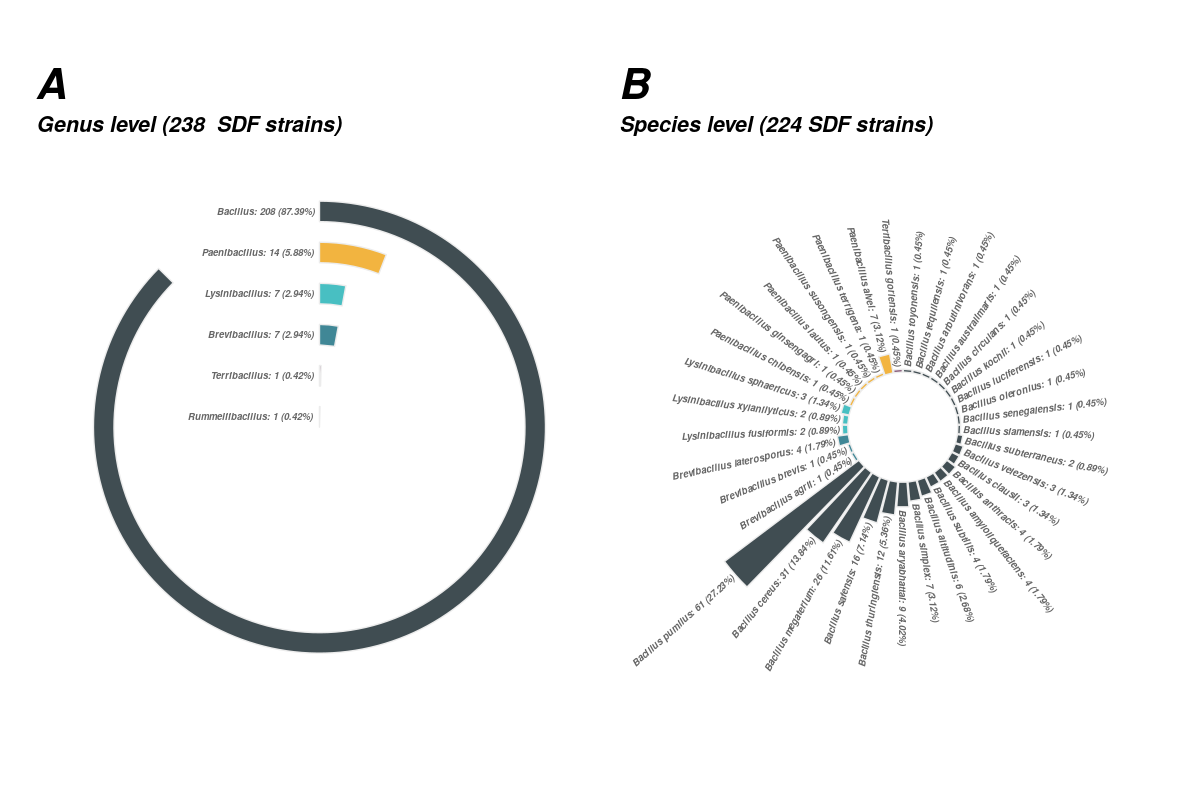

Reproduce this figure in R.
library(ggplot2)
library(readr)
library(dplyr)
library(ggpubr)
library(stringr)
######################################################
## Raw data load
######################################################
raw_data <- read_delim("Figure01_A_and_B.tsv", 
                       delim = "\t", escape_double = FALSE, 
                       trim_ws = TRUE)
######################################################
## Genera filtered data
######################################################
genera_df <- raw_data %>% group_by(Genera) %>% summarize(Number = sum(Number))
genera_df <- genera_df %>% mutate(Percentage = Number/sum(Number)*100)
genera_df$Percentage <- round(genera_df$Percentage, digits=2)
genera_df = genera_df %>% arrange(Genera, desc(Number))

#######################################################
## Species filtered data
#######################################################
species_df <- filter(raw_data, Level == "Species")
species_df <- species_df %>% mutate(Percentage = Number/sum(Number)*100)
species_df$Percentage <- round(species_df$Percentage, digits=2)
species_df = species_df %>% arrange(Genera, Number)
species_df$id <- seq(1, nrow(species_df))
number_of_bar <- nrow(species_df)
#substract 0.5 because the letter must have the angle of the center of the bars. Not extreme right(1) or extreme left (0)
angle <- 90 - 360 * (species_df$id-0.5) /number_of_bar 
species_df$hjust <- ifelse( angle < -90, 1, 0)
species_df$angle <- ifelse(angle < -90, angle+180, angle)
######################################################
## Colors palette
######################################################
my_palette = c("#001219", "#005F73", "#0BAAAD", "#EE9B00", "#FF5733", "#581845")

#######################################################
## Genera plot
#######################################################
genera_plot <- ggplot(genera_df, aes(x = reorder(Genera, Number), y = Number, fill = Genera)) + 
  geom_bar(
    width = 0.5, 
    stat="identity", 
    alpha = 0.75,
    color = "#ECECEC") +    
  coord_polar(theta = "y") +    
  xlab("") + 
  ylab("") +
  ylim(0, 238) + 
  geom_text(
    data = genera_df, 
    fontface="bold.italic",
    hjust = 1.05, 
    size = 2.5, 
    alpha = 0.6,
    aes(x = Genera, 
        y = 0, 
        label = paste0(Genera, ": ", Number, " (",Percentage, "%)"))
  ) +  
  scale_fill_manual(values = my_palette) + 
  theme_minimal() +
  labs(title = "A", subtitle = "Genus level (238  SDF strains)")+
  theme(
    legend.position = "none",
    # legend.position = c(1, .95),
    # legend.direction = "horizontal",
    # legend.text = element_text(face = "bold.italic", colour="#566573", size=8),
    legend.title = element_blank(),
    panel.grid.major = element_blank(),
    panel.grid.minor = element_blank(),          
    axis.line = element_blank(),
    axis.text.y = element_blank(),          
    axis.text.x = element_blank(), 
    #axis.ticks = element_blank(),
    plot.title = element_text(size=32, hjust=0, face = "bold.italic"),
    plot.subtitle = element_text(size=16, hjust=0, face = "bold.italic")
  )

######################################################
## Colors palette adjusted for items supressed in this dataset
######################################################
my_palette = c("#001219", "#005F73", "#0BAAAD", "#EE9B00", "#581845")
#####################################################
## Species plot
#####################################################
species_plot <- ggplot(species_df, aes(x = as.factor(id), y = Number, fill = Genera )) +
  geom_bar(
           stat="identity", 
           alpha = 0.75,
           color = "#ECECEC"
           ) +
  scale_fill_manual(values = my_palette)+
  ylim(-20, 62) +
  coord_polar() +
  labs(title = "B", subtitle = "Species level (224 SDF strains)")+
  geom_text(
    data = species_df,
    aes(
      x=id,
      y=Number+1,
      hjust=hjust,
      label = paste0(Species, ": ", Number, " (",Percentage, "%)")
    ),
    color="black",
    fontface="bold.italic",
    alpha = 0.6,
    size = 2.5,
    angle = species_df$angle,
    inherit.aes = FALSE
  )+
  theme_minimal() +
  theme(
    legend.position = "none",
    axis.text = element_blank(),
    axis.title = element_blank(),
    panel.grid = element_blank(),
    plot.title = element_text(size=32, hjust=0, face = "bold.italic"),
    plot.subtitle = element_text(size=16, hjust=0, face = "bold.italic"),
    panel.spacing = unit(-1, "lines")
  )
####################################################
## Plot grid
####################################################
library(patchwork)
genera_plot | species_plot + plot_layout(ncol = 1)
